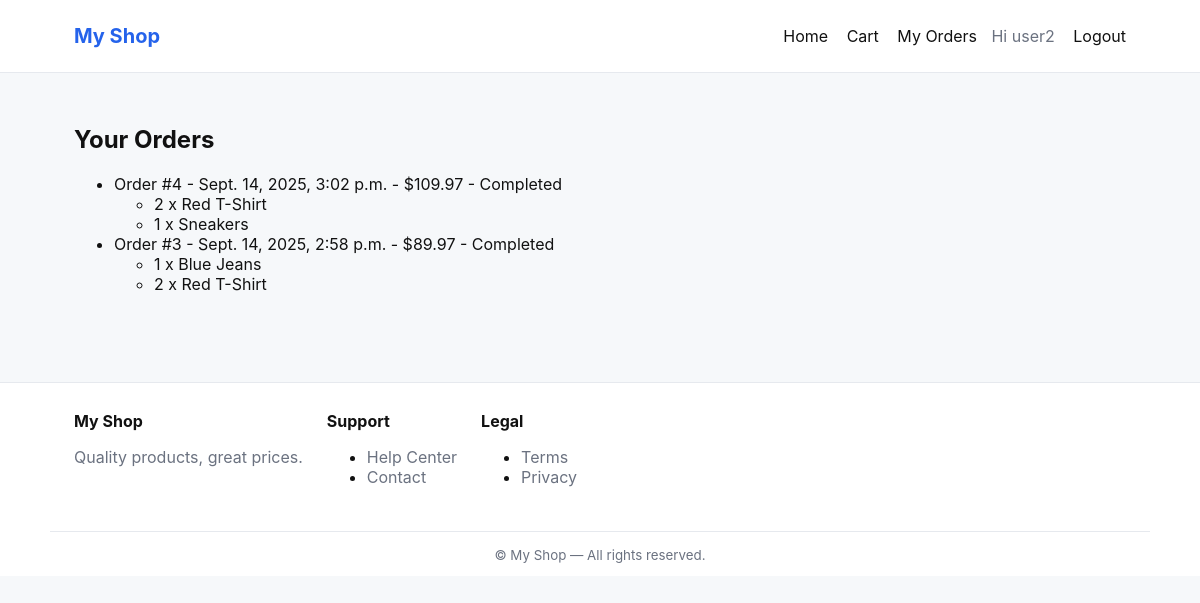
/orders/ (signed in), run on the app's committed database.
### store/models.py (models this page shows, shortened)
class Order(models.Model):
    STATUS_CHOICES = [('P','Pending'),('C','Completed')]
    user = models.ForeignKey(settings.AUTH_USER_MODEL, on_delete=models.SET_NULL, null=True, blank=True)
    status = models.CharField(max_length=1, choices=STATUS_CHOICES, default='P')
    total = models.DecimalField(max_digits=10, decimal_places=2, default=0)
    created_at = models.DateTimeField(auto_now_add=True)

class OrderItem(models.Model):
    order = models.ForeignKey(Order, on_delete=models.CASCADE, related_name='items')
    product = models.ForeignKey(Product, on_delete=models.PROTECT)
    quantity = models.PositiveIntegerField(default=1)

class Product(models.Model):
    title = models.CharField(max_length=200)
    description = models.TextField(blank=True)
    price = models.DecimalField(max_digits=10, decimal_places=2)
    stock = models.PositiveIntegerField(default=0)
    slug = models.SlugField(unique=True)

### store/views.py (the view)
# urls.py: path('orders/', views.profile, name='orders'),
def profile(request):
    if not request.user.is_authenticated:
        return redirect('store:product_list')
    orders = Order.objects.filter(user=request.user).exclude(status='P').order_by('-created_at')
    return render(request, 'store/profile.html', {'orders': orders})

### templates/store/profile.html (shortened to what this page needs)
{% extends 'base.html' %}
{% block content %}
  <h2>Your Orders</h2>
  {% if orders %}
    <ul>
      {% for o in orders %}
        <li>
          Order #{{ o.id }} - {{ o.created_at }} - ${{ o.total }} - {{ o.get_status_display }}
          <ul>
            {% for item in o.items.all %}
              <li>{{ item.quantity }} x {{ item.product.title }}</li>
            {% endfor %}
          </ul>
        </li>
      {% endfor %}
    </ul>
  {% else %}
    <p>You have no completed orders yet.</p>
  {% endif %}
{% endblock %}

### templates/base.html (shortened to what this page needs)
<!doctype html>
<html>
  <head>
    <link rel="stylesheet" href="/static/css/styles.css">
  </head>
  <body class="site-root">
    {% include 'partials/header.html' %}
    <main class="container main-content">
      {% block content %}{% endblock %}
    </main>
    {% include 'partials/footer.html' %}
  </body>
</html>

### templates/partials/header.html
<header class="site-header">
  <div class="container header-inner">
    <a class="brand" href="/">My Shop</a>
    <nav class="main-nav" aria-label="Main navigation">
      <a href="/">Home</a>
      <a href="/cart/">Cart</a>
      <a href="/orders/">My Orders</a>
      {% if user.is_authenticated %}
        <span class="muted">Hi {{ user.username }}</span>
        <a href="/accounts/logout/" class="btn-ghost">Logout</a>
      {% else %}
        <a href="/accounts/login/" class="btn">Login</a>
        <a href="/accounts/signup/" class="btn btn--outline">Sign up</a>
      {% endif %}
    </nav>
  </div>
</header>

### templates/partials/footer.html
<footer class="site-footer">
  <div class="container footer-inner">
    <div class="footer-col">
      <h4>My Shop</h4>
      <p class="muted">Quality products, great prices.</p>
    </div>
    <div class="footer-col">
      <h4>Support</h4>
      <ul>
        <li><a href="/help/">Help Center</a></li>
        <li><a href="/contact/">Contact</a></li>
      </ul>
    </div>
    <div class="footer-col">
      <h4>Legal</h4>
      <ul>
        <li><a href="#">Terms</a></li>
        <li><a href="#">Privacy</a></li>
      </ul>
    </div>
  </div>
  <div class="container footer-bottom">
    <small>&copy; {{ now|date:"Y" }} My Shop — All rights reserved.</small>
  </div>
</footer>

### static/css/styles.css (style rules this page uses)
:root { --bg:#f6f8fa; --card:#fff; --muted:#6b7280; --accent:#2563eb; --accent-600:#1e40af; --border: #e6e9ee; --radius:8px; --max-width:1100px; }
* { box-sizing:border-box }
body { font-family:Inter,system-ui,Segoe UI,Roboto,Helvetica,Arial,sans-serif;margin:0;background:var(--bg);color:#111 }
.container { max-width:var(--max-width);margin:0 auto;padding:24px }
.site-header { background:#fff;border-bottom:1px solid var(--border) }
.site-header .header-inner { display:flex;align-items:center;justify-content:space-between }
.brand { font-weight:700;color:var(--accent);text-decoration:none;font-size:1.25rem }
.main-nav a { margin-left:14px;color:#111;text-decoration:none }
.main-nav .muted { margin-left:10px;color:var(--muted) }
.btn-ghost { background:transparent;border:none;color:var(--muted);cursor:pointer }
.main-content { padding:32px 24px }
.site-footer { background:#fff;border-top:1px solid var(--border);margin-top:40px }
.site-footer .footer-inner { display:flex;gap:24px;padding:28px 24px }
.footer-col h4 { margin:0 0 8px 0 }
.footer-col p, .site-footer a { color:var(--muted);text-decoration:none }
.footer-bottom { padding:12px 24px;border-top:1px solid var(--border);text-align:center;color:var(--muted) }

### data on the page
Order: id "4", created_at "Sept. 14, 2025, 3:02 p.m.", total "109.97", status "Completed"
OrderItem: quantity "2", product "Red T-Shirt"
OrderItem: quantity "1", product "Sneakers"
Order: id "3", created_at "Sept. 14, 2025, 2:58 p.m.", total "89.97", status "Completed"
OrderItem: quantity "1", product "Blue Jeans"
OrderItem: quantity "2", product "Red T-Shirt"

### other printed values
{{ user.username }} "user2"
